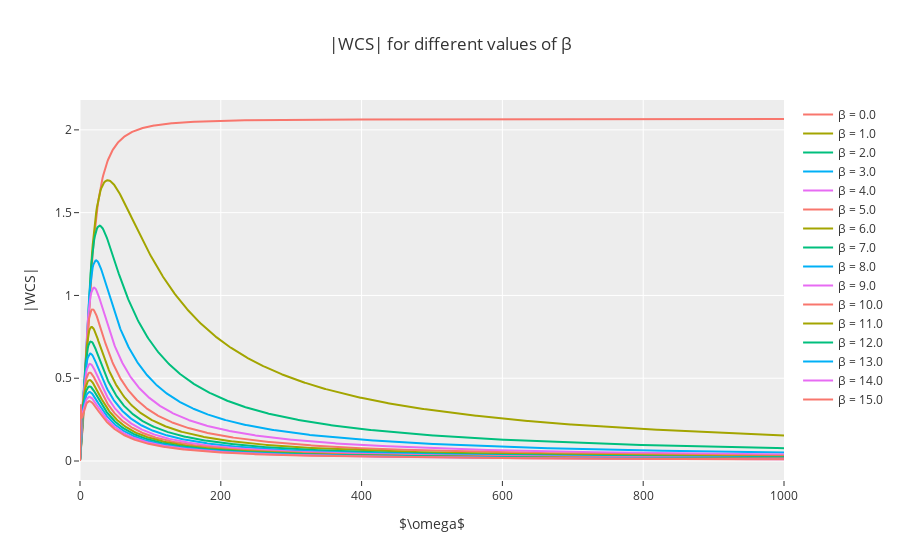

The notebook cell this image was saved under:
### Code cell
BETA = np.linspace(0, 15, 16)
w = np.linspace(0, 10**3, 1000)

fig = go.Figure()

for b in BETA:
    sys = robv(b, w)
    fig.add_trace(
        go.Scatter(x=w, y=sys, name=f'β = {b}')
)
    
fig.update_layout(
    title='|WCS| for different values of β',
    xaxis_title='$\omega$',
    yaxis_title='|WCS|',
)

fig.show()

### Figure 1 — Plotly figure (JSON) as saved in the notebook; plotly's stock layout.template omitted (floating-point values rounded to 4 significant figures; data arrays with more than 128 entries replaced by an {"elided": "..."} marker saying what was removed)
{"data": [{"name": "β = 0.0", "type": "scatter", "x": {"elided": "1000 float values"}, "y": {"elided": "1000 float values"}}, {"name": "β = 1.0", "type": "scatter", "x": {"elided": "1000 float values"}, "y": {"elided": "1000 float values"}}, {"name": "β = 2.0", "type": "scatter", "x": {"elided": "1000 float values"}, "y": {"elided": "1000 float values"}}, {"name": "β = 3.0", "type": "scatter", "x": {"elided": "1000 float values"}, "y": {"elided": "1000 float values"}}, {"name": "β = 4.0", "type": "scatter", "x": {"elided": "1000 float values"}, "y": {"elided": "1000 float values"}}, {"name": "β = 5.0", "type": "scatter", "x": {"elided": "1000 float values"}, "y": {"elided": "1000 float values"}}, {"name": "β = 6.0", "type": "scatter", "x": {"elided": "1000 float values"}, "y": {"elided": "1000 float values"}}, {"name": "β = 7.0", "type": "scatter", "x": {"elided": "1000 float values"}, "y": {"elided": "1000 float values"}}, {"name": "β = 8.0", "type": "scatter", "x": {"elided": "1000 float values"}, "y": {"elided": "1000 float values"}}, {"name": "β = 9.0", "type": "scatter", "x": {"elided": "1000 float values"}, "y": {"elided": "1000 float values"}}, {"name": "β = 10.0", "type": "scatter", "x": {"elided": "1000 float values"}, "y": {"elided": "1000 float values"}}, {"name": "β = 11.0", "type": "scatter", "x": {"elided": "1000 float values"}, "y": {"elided": "1000 float values"}}, {"name": "β = 12.0", "type": "scatter", "x": {"elided": "1000 float values"}, "y": {"elided": "1000 float values"}}, {"name": "β = 13.0", "type": "scatter", "x": {"elided": "1000 float values"}, "y": {"elided": "1000 float values"}}, {"name": "β = 14.0", "type": "scatter", "x": {"elided": "1000 float values"}, "y": {"elided": "1000 float values"}}, {"name": "β = 15.0", "type": "scatter", "x": {"elided": "1000 float values"}, "y": {"elided": "1000 float values"}}], "layout": {"autosize": true, "title": {"text": "|WCS| for different values of β"}, "xaxis": {"autorange": true, "range": [0, 1000], "title": {"text": "$\\omega$"}, "type": "linear"}, "yaxis": {"autorange": true, "range": [-0.1148, 2.18], "title": {"text": "|WCS|"}, "type": "linear"}}}
